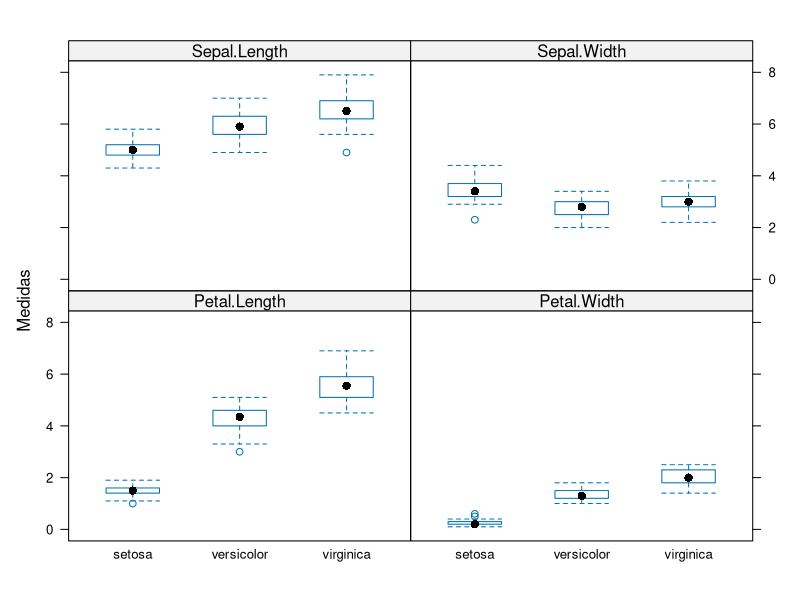
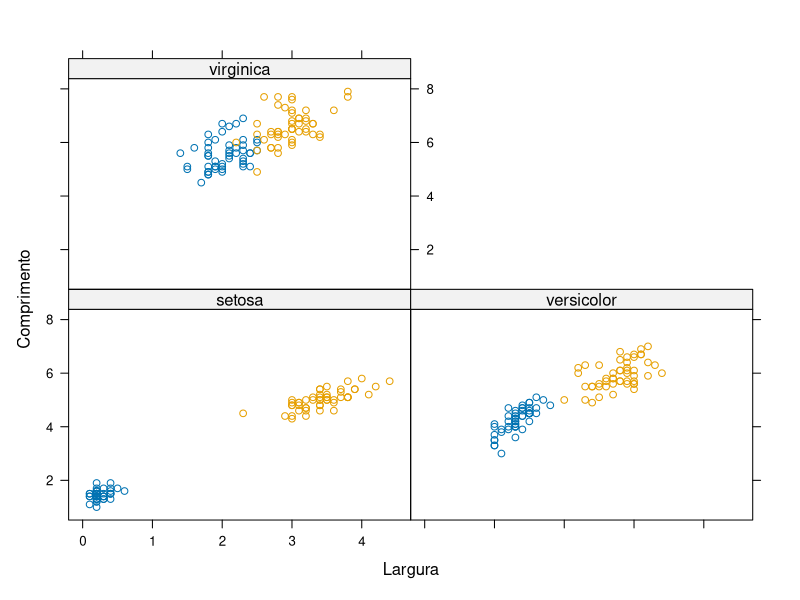
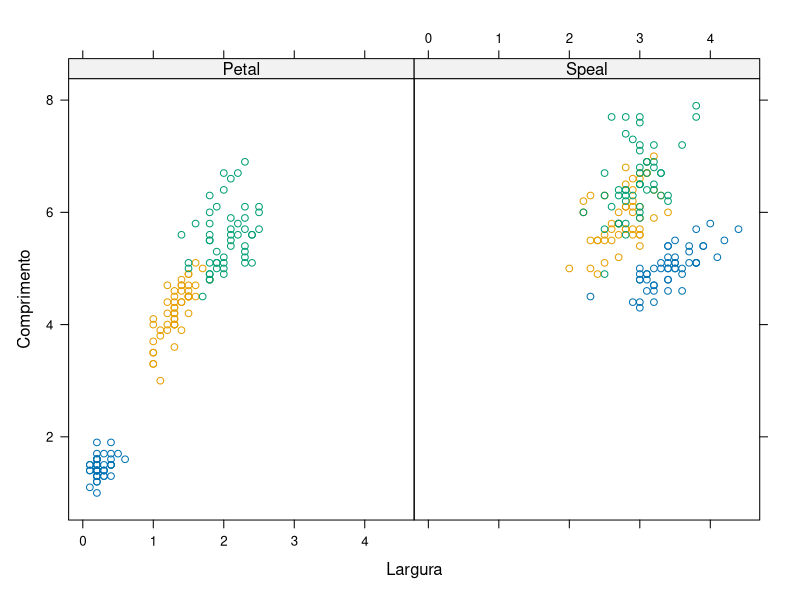

Source code (R) for these figures, in order:
# Remodelando dados com reshape

setwd("D:/codes/R/dsa/BigDataRAzure/Cap07")
getwd()

# Pivot (transposta da matriz)
mtcars
t(mtcars)


# Reshape
head(iris)
str(iris)
library(lattice)
?lattice

# Distribuindo valores verticalmente (long)
iris_modif <- reshape(iris, 
                      varying = 1:4,
                      v.names = "Medidas",
                      timevar = "Dimensoes",
                      times = names(iris)[1:4],
                      idvar = "ID", 
                      direction = "long")
View(iris_modif)
View(iris)

bwplot(Medidas ~ Species | Dimensoes, data = iris_modif)

iris_modif_sp <- reshape(iris, 
                      varying = list(c(1,3), c(2,4)),
                      v.names = c("Comprimento", "Largura"),
                      timevar = "Parte",
                      times = c("Speal", "Petal"),
                      idvar = "ID", 
                      direction = "long")
View(iris_modif_sp)

# Gráfico de dispersão
xyplot(Comprimento ~ Largura | Species, groups = Parte,
       data = iris_modif_sp, auto.key = list(space="Right"))


xyplot(Comprimento ~ Largura | Parte, groups = Species,
       data = iris_modif_sp, auto.key = list(space="Right"))

# Reshape2
install.packages("reshape2")
library(reshape2)

# Criando um dataframe
df = data.frame(nome = c("Zico", "Pele"), 
                chuteira = c(40, 42),
                idade = c(34,NA),
                peso = c(93, NA),
                altura = c(175, 178))

df

# "Derretendo" o dataframe - Função metl()
df_wide = melt(df, id = c("nome", "chuteira"))
df_wide

# Removendo NA
df_wide = melt(df, id = c("nome", "chuteira"), na.rm = TRUE)
df_wide

# "Esticando" o dataframe
dcast(df_wide, formula = chuteira + nome ~ variable)
dcast(df_wide, formula = nome + chuteira  ~ variable)
dcast(df_wide, formula = nome  ~ variable)
dcast(df_wide, formula = ...  ~ variable)

# Aplicando o reshape2
names(airquality) <- tolower(names(airquality))
head(airquality)
dim(airquality)

# Função melt() - wide
?melt
df_wide <- melt(airquality)
class(df_wide)
head(df_wide)
dim(df_wide)
tail(df_wide) # visualizar as últimas linhas

# Inserindo mais duas variáveis
df_wide <- melt(airquality, id.vars = c("month", "day"))
head(df_wide)

df_wide <- melt(airquality, id.vars = c("month", "day"),
                variable.name = "climate_variable", 
                value.name = "climate_value")

head(df_wide)

# Função dcast() - long
df_wide <- melt(airquality, id.vars = c("month", "day"))
View(df_wide)
df_long <- dcast(df_wide, month + day ~ variable)
View(df_long)
head(airquality)











